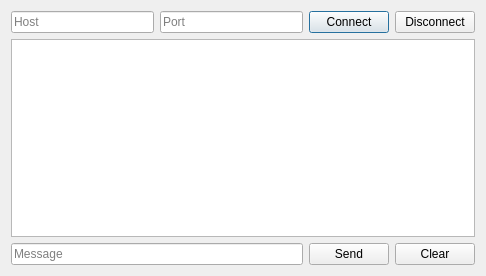
<?xml version="1.0" encoding="UTF-8"?>
<ui version="4.0">
 <class>TcpClientDialog</class>
 <widget class="QDialog" name="TcpClientDialog">
  <property name="geometry">
   <rect>
    <x>0</x>
    <y>0</y>
    <width>486</width>
    <height>276</height>
   </rect>
  </property>
  <layout class="QVBoxLayout">
   <item>
    <layout class="QHBoxLayout">
     <item>
      <widget class="QLineEdit" name="lineEditHost">
       <property name="maxLength">
        <number>150</number>
       </property>
       <property name="placeholderText">
        <string>Host</string>
       </property>
      </widget>
     </item>
     <item>
      <widget class="QLineEdit" name="lineEditPort">
       <property name="maxLength">
        <number>5</number>
       </property>
       <property name="placeholderText">
        <string>Port</string>
       </property>
      </widget>
     </item>
     <item>
      <widget class="QPushButton" name="connectButton">
       <property name="text">
        <string>Connect</string>
       </property>
      </widget>
     </item>
     <item>
      <widget class="QPushButton" name="disconnectButton">
       <property name="text">
        <string>Disconnect</string>
       </property>
      </widget>
     </item>
    </layout>
   </item>
   <item>
    <widget class="QTextEdit" name="textEditIncoming"/>
   </item>
   <item>
    <layout class="QHBoxLayout">
     <item>
      <widget class="QLineEdit" name="lineEditMessage">
       <property name="placeholderText">
        <string>Message</string>
       </property>
      </widget>
     </item>
     <item>
      <widget class="QPushButton" name="sendButton">
       <property name="text">
        <string>Send</string>
       </property>
      </widget>
     </item>
     <item>
      <widget class="QPushButton" name="clearButton">
       <property name="text">
        <string>Clear</string>
       </property>
      </widget>
     </item>
    </layout>
   </item>
  </layout>
 </widget>
 <resources/>
 <connections/>
</ui>
